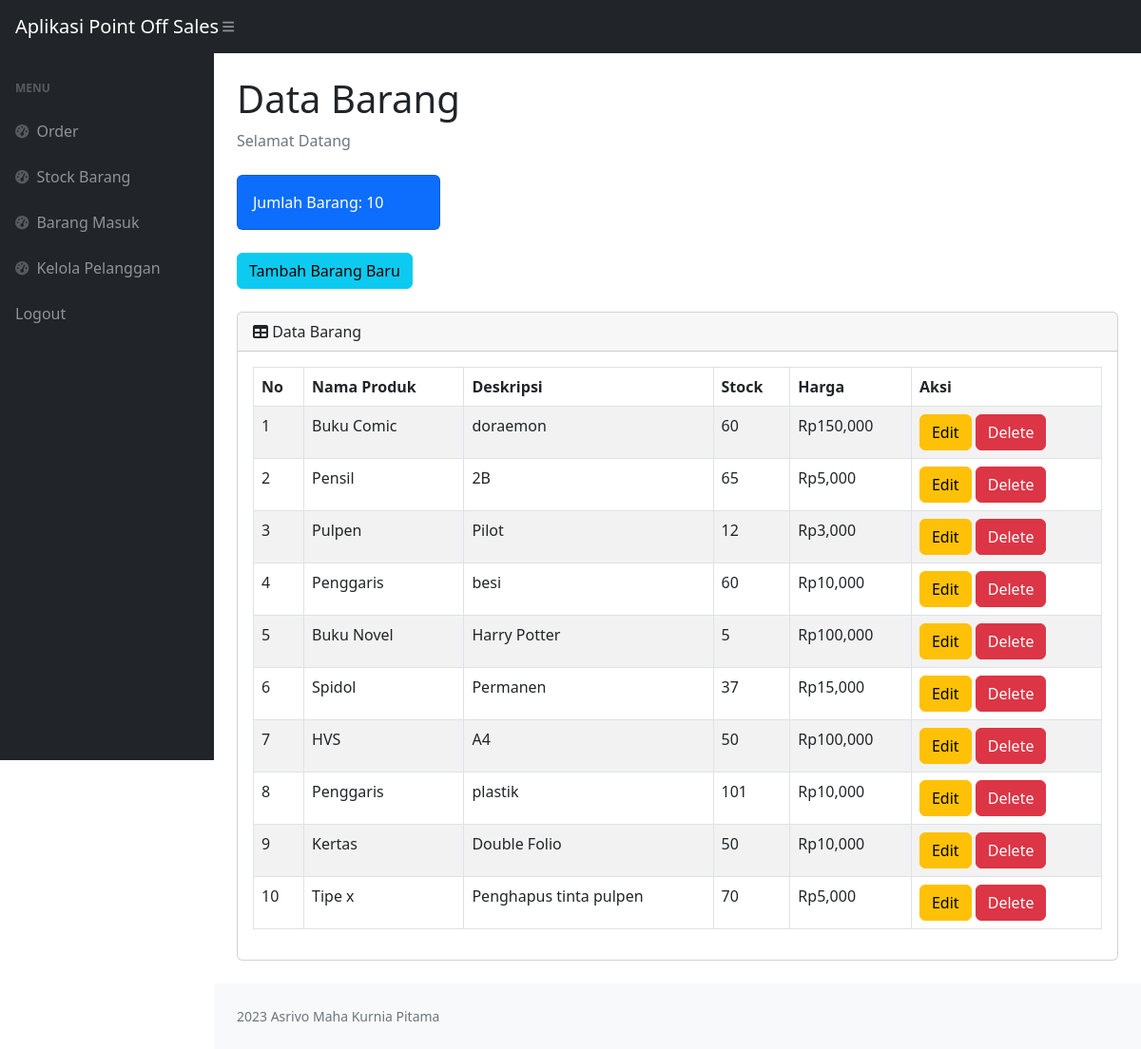
The app's page /stock.php (signed in) with its own data.
### tables this page shows
CREATE TABLE `produk` (
  `idproduk` int(11) NOT NULL,
  `namaproduk` varchar(20) NOT NULL,
  `deskripsi` varchar(30) NOT NULL,
  `harga` int(11) NOT NULL,
  `stock` int(11) NOT NULL
);

### stock.php (the view, shortened to what this page needs)
<?php
    require 'ceklogin.php';
    $h1 = mysqli_query($conn, "SELECT * FROM produk");
    $h2 = mysqli_num_rows($h1);
?>
<!DOCTYPE html>
<html lang="en">
    <head>
        <link href="https://cdn.jsdelivr.net/npm/simple-datatables@7.1.2/dist/style.min.css" rel="stylesheet" />
        <link href="css/styles.css" rel="stylesheet" />
    </head>
    <body class="sb-nav-fixed">
        <nav class="sb-topnav navbar navbar-expand navbar-dark bg-dark">
            <a class="navbar-brand ps-3" href="index.php">Aplikasi Point Off Sales</a>
            <button class="btn btn-link btn-sm order-1 order-lg-0 me-4 me-lg-0" id="sidebarToggle" href="#!"><i class="fas fa-bars"></i></button>
        </nav>
        <div id="layoutSidenav">
            <div id="layoutSidenav_nav">
                <nav class="sb-sidenav accordion sb-sidenav-dark" id="sidenavAccordion">
                    <div class="sb-sidenav-menu">
                        <div class="nav">
                            <div class="sb-sidenav-menu-heading">Menu</div>
                            <a class="nav-link" href="index.php">
                                <div class="sb-nav-link-icon"><i class="fas fa-tachometer-alt"></i></div>
                                Order
                            </a>
                            <a class="nav-link" href="stock.php">
                                <div class="sb-nav-link-icon"><i class="fas fa-tachometer-alt"></i></div>
                                Stock Barang
                            </a>
                            <a class="nav-link" href="masuk.php">
                                <div class="sb-nav-link-icon"><i class="fas fa-tachometer-alt"></i></div>
                                Barang Masuk
                            </a>
                            <a class="nav-link" href="pelanggan.php">
                                <div class="sb-nav-link-icon"><i class="fas fa-tachometer-alt"></i></div>
                                Kelola Pelanggan
                            </a>
                            <a class="nav-link" href="logout.php">
                                Logout
                            </a>
                        </div>
                    </div>
                </nav>
            </div>
            <div id="layoutSidenav_content">
                <main>
                    <div class="container-fluid px-4">
                        <h1 class="mt-4">Data Barang</h1>
                        <ol class="breadcrumb mb-4">
                            <li class="breadcrumb-item active">Selamat Datang</li>
                        </ol>
                        <div class="row">
                            <div class="col-xl-3 col-md-6">
                                <div class="card bg-primary text-white mb-4">
                                    <div class="card-body">Jumlah Barang: <?=$h2;?></div>
                                </div>
                            </div>
                        </div>
                         <button type="button" class="btn btn-info mb-4" data-bs-toggle="modal" data-bs-target="#myModal">
                            Tambah Barang Baru
                         </button>
                        <div class="card mb-4">
                            <div class="card-header">
                                <i class="fas fa-table mr-1"></i>
                                Data Barang
                            </div>
                        <div class="card-body">
                            <div class="table-responsive">
                                <table class="table table-striped table-bordered" id="dataTable" width="100%" cellspacing="0">
                                    <thead>
                                        <tr>
                                            <th>No</th>
                                            <th>Nama Produk</th>
                                            <th>Deskripsi</th>
                                            <th>Stock</th>
                                            <th>Harga</th>
                                            <th>Aksi</th>
                                        </tr>
                                    </thead>
                                    <tbody>
                                    <?php
                                    $get = mysqli_query($conn,"select * from produk");
                                    $i = 1;
                                    while($p=mysqli_fetch_array($get)){
                                    $namaproduk = $p['namaproduk'];
                                    $deskripsi = $p['deskripsi'];
                                    $harga = $p['harga'];
                                    $stock = $p['stock'];
                                    $idproduk = $p['idproduk'];
                                    ?>
                                        <tr>
                                            <td><?=$i++;?></td>
                                            <td><?=$namaproduk;?></td>
                                            <td><?=$deskripsi;?></td>
                                            <td><?=$stock;?></td>
                                            <td>Rp<?=number_format($harga);?></td>
                                            <td>
                                            <button type="button" class="btn btn-warning" data-bs-toggle="modal" data-bs-target="#edit<?=$idproduk;?>">
                                                Edit
                                            </button>
                                            <button type="button" class="btn btn-danger" data-bs-toggle="modal" data-bs-target="#delete<?=$idproduk;?>">
                                                Delete
                                            </button>
                                            </td>
                                        </tr>
                                    <?php
                                    };
                                    ?>
                                    </tbody>
                                </table>
                            </div>
                        </div>
                    </div>
                </main>
                <footer class="py-4 bg-light mt-auto">
                    <div class="container-fluid px-4">
                        <div class="d-flex align-items-center justify-content-between small">
                            <div class="text-muted">2023 Asrivo Maha Kurnia Pitama</div>
                        </div>
                    </div>
                </footer>
            </div>
        </div>
    </body>
</html>

### records on screen
produk: namaproduk "Buku Comic", deskripsi "doraemon", stock "60", harga "150,000"
produk: namaproduk "Pensil", deskripsi "2B", stock "65", harga "5,000"
produk: namaproduk "Pulpen", deskripsi "Pilot", stock "12", harga "3,000"
produk: namaproduk "Penggaris", deskripsi "besi", stock "60", harga "10,000"
produk: namaproduk "Buku Novel", deskripsi "Harry Potter", stock "5", harga "100,000"
produk: namaproduk "Spidol", deskripsi "Permanen", stock "37", harga "15,000"
produk: namaproduk "HVS", deskripsi "A4", stock "50", harga "100,000"
produk: namaproduk "Penggaris", deskripsi "plastik", stock "101", harga "10,000"
produk: namaproduk "Kertas", deskripsi "Double Folio", stock "50", harga "10,000"
produk: namaproduk "Tipe x", deskripsi "Penghapus tinta pulpen", stock "70", harga "5,000"

### other values on screen
$h2 "10"
